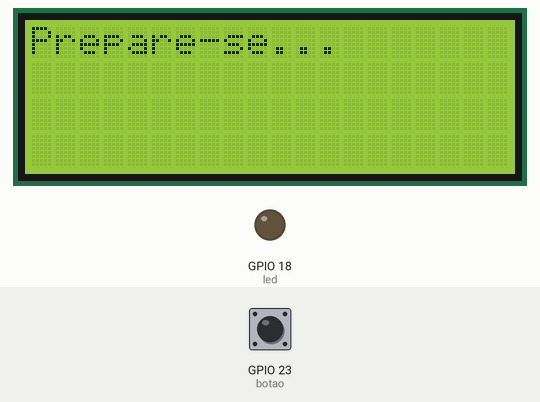
A program run on a simulated ESP32. Shown: 20×4 character LCD, output pins drawn as LEDs (lit = HIGH). The test bench sets the inputs (shaded band); at power-on: GPIO 23 (botao) HIGH. Random numbers use the default seed unless the program sets one.

Above: at 3.2 s.
3.3 s: GPIO 23 (botao) pulled LOW for 0.15 s
At 4.7 s:
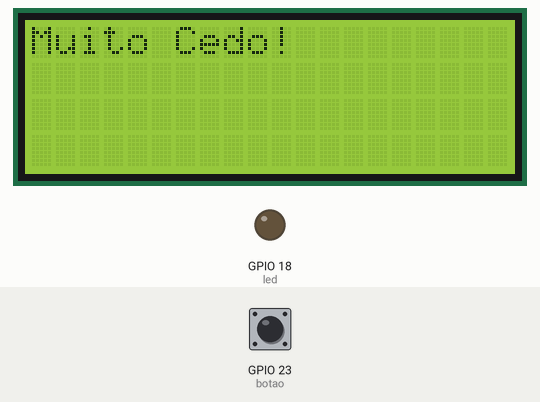
6.4 s: GPIO 23 (botao) pulled LOW for 1 s
10.4 s: GPIO 23 (botao) pulled LOW for 0.15 s
At 11.6 s:
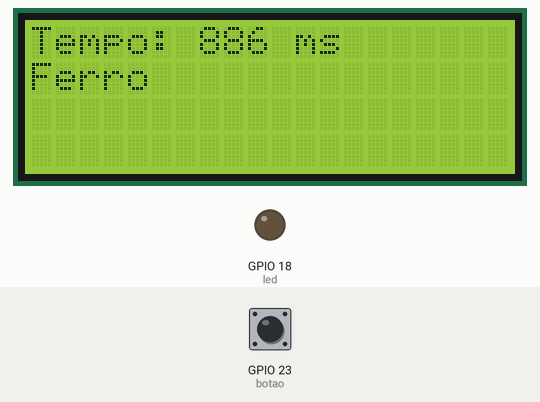
13.5 s: GPIO 23 (botao) pulled LOW for 3.2 s
At 16.5 s:
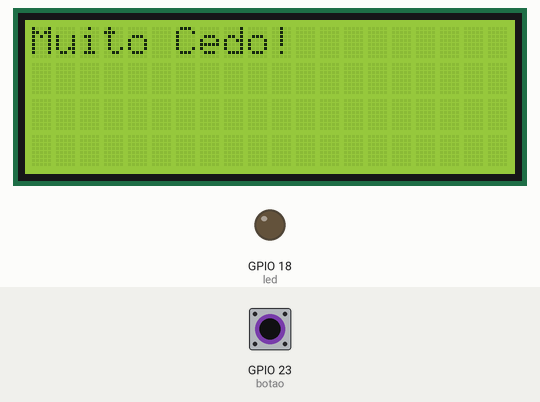
Timing chart, 0 to 23.9 s (numbered marks = the images above; inputs shaded):
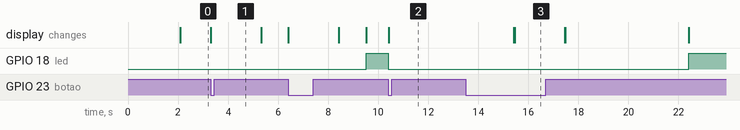

Measured:
- after the input at 10.4 s, GPIO 18 (led): HIGH → LOW at once; the display: changes at once (image 2)

The program:

main.cpp
```cpp
#include <Arduino.h>
#include <LiquidCrystal_I2C.h>

const int led = 18;
const int botao = 23;

LiquidCrystal_I2C lcd(0x27, 20, 4);

void setup() {
    pinMode(led, OUTPUT);
    pinMode(botao, INPUT_PULLUP);

    lcd.init();
    lcd.backlight();
    lcd.print("Jogo de Reflexo");
    delay(2000);
    lcd.clear();
}

void loop() {
    lcd.setCursor(0, 0);
    lcd.print("Prepare-se...");
    int tempoEspera = random(1000, 6000);
    unsigned long inicioEspera = millis();

    while (millis() - inicioEspera < tempoEspera) {
        if (digitalRead(botao) == LOW) {
            lcd.clear();
            lcd.setCursor(0, 0);
            lcd.print("Muito Cedo!");
            delay(2000);
            lcd.clear();
            return;
        }
    }

    lcd.clear();
    lcd.setCursor(0, 0);
    lcd.print("APERTA AI!");
    digitalWrite(led, HIGH);

    unsigned long tempoInicio = millis();
    while (digitalRead(botao) == HIGH) {
    }
    unsigned long tempoReacao = millis() - tempoInicio;

    digitalWrite(led, LOW);
    lcd.clear();
    lcd.setCursor(0, 0);
    lcd.print("Tempo: ");
    lcd.setCursor(7, 0);
    lcd.print(tempoReacao);
    lcd.print(" ms");
    if (tempoReacao <= 149){
        lcd.setCursor(0,1);
        lcd.print("Radiante o minino");
    }
    if (tempoReacao >= 150 && tempoReacao <= 199){
        lcd.setCursor(0,1);
        lcd.print("Imortal");
    }if(tempoReacao >= 200 && tempoReacao <= 249){
        lcd.setCursor(0,1);
        lcd.print("ELOZAP");
    }if (tempoReacao >= 250 && tempoReacao <= 299){
        lcd.setCursor(0,1);
        lcd.print("Diamante");
    }if (tempoReacao >= 300 && tempoReacao <= 349){
        lcd.setCursor(0,1);
        lcd.print("Pratina");
    }if (tempoReacao >= 350 && tempoReacao <= 399){
        lcd.setCursor(0,1);
        lcd.print("Gold");
    }if (tempoReacao >= 400 && tempoReacao <= 449){
        lcd.setCursor(0,1);
        lcd.print("Prata");
    }if (tempoReacao >= 450 && tempoReacao <= 499){
        lcd.setCursor(0,1);
        lcd.print("Bronze");
    }if (tempoReacao >= 500){
        lcd.setCursor(0,1);
        lcd.print("Ferro");
    }
    delay(5000);
    lcd.clear();
}
```
